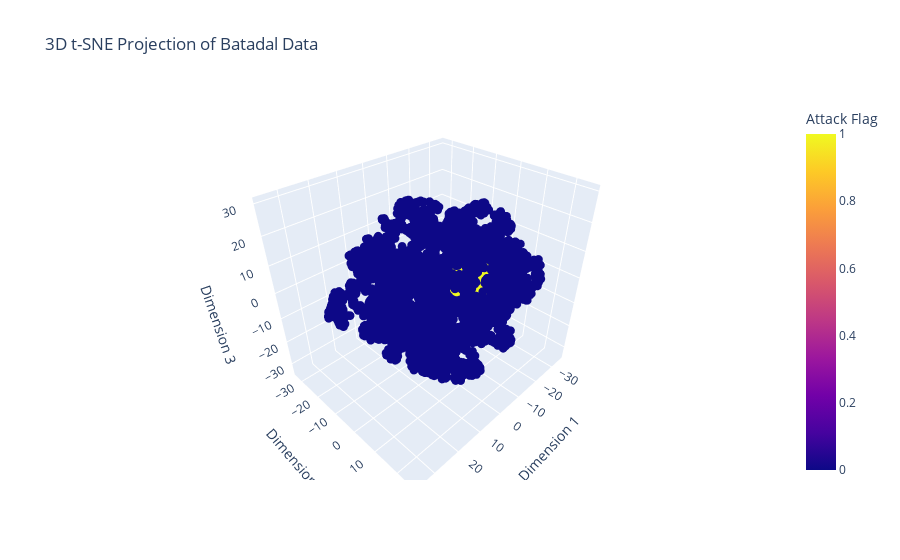
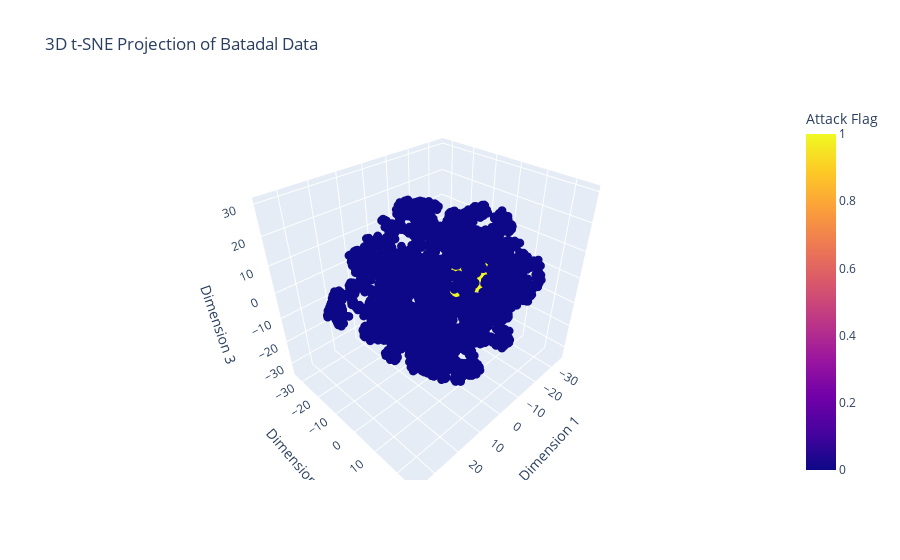

The notebook cell saved with these charts, in order:
### Code cell
import plotly.express as px
from sklearn.manifold import TSNE

# Normaliser les données avant d'utiliser t-SNE
scaler = StandardScaler()

for i in range(1,3):
    X_scaled = scaler.fit_transform(batadal_fixed_copy[f"T{i}"])

    # t-SNE to reduce to 3 dimensions
    tnse = TSNE(n_components=3, random_state=42)
    X_tsne = tnse.fit_transform(X_scaled)

    # Convertir le résultat en DataFrame pour faciliter le traçage
    tsne_df = pd.DataFrame(X_tsne, columns=['Dim1', 'Dim2', 'Dim3'])
    tsne_df['ATT_FLAG'] = y[f"T{i}"].values

    # Tracer les points en 3D, avec couleurs selon ATT_FLAG
    fig = px.scatter_3d(tsne_df, x='Dim1', y='Dim2', z='Dim3', color='ATT_FLAG', 
                        color_discrete_map={0: 'blue', 1: 'red'}, 
                        labels={'ATT_FLAG': 'Attack Flag'}, 
                        title="3D t-SNE Projection of Batadal Data")
    fig.update_traces(marker=dict(size=3))  # Ajuster la taille des points
    fig.update_layout(scene=dict(
                        xaxis_title='Dimension 1',
                        yaxis_title='Dimension 2',
                        zaxis_title='Dimension 3'))

    # Afficher le graphique interactif
    fig.show()

### Figure 1 — Plotly figure (JSON) as saved in the notebook; plotly's stock layout.template omitted (floating-point values rounded to 4 significant figures; data arrays with more than 128 entries replaced by an {"elided": "..."} marker saying what was removed)
{"data": [{"hovertemplate": "Dim1=%{x}<br>Dim2=%{y}<br>Dim3=%{z}<br>Attack Flag=%{marker.color}<extra></extra>", "legendgroup": "", "marker": {"color": {"elided": "12934 int values"}, "coloraxis": "coloraxis", "size": 3, "symbol": "circle"}, "mode": "markers", "name": "", "scene": "scene", "showlegend": false, "type": "scatter3d", "x": {"elided": "12934 float values"}, "y": {"elided": "12934 float values"}, "z": {"elided": "12934 float values"}}], "layout": {"coloraxis": {"colorbar": {"title": {"text": "Attack Flag"}}, "colorscale": [[0, "#0d0887"], [0.1111, "#46039f"], [0.2222, "#7201a8"], [0.3333, "#9c179e"], [0.4444, "#bd3786"], [0.5556, "#d8576b"], [0.6667, "#ed7953"], [0.7778, "#fb9f3a"], [0.8889, "#fdca26"], [1, "#f0f921"]]}, "legend": {"tracegroupgap": 0}, "scene": {"domain": {"x": [0, 1], "y": [0, 1]}, "xaxis": {"title": {"text": "Dimension 1"}}, "yaxis": {"title": {"text": "Dimension 2"}}, "zaxis": {"title": {"text": "Dimension 3"}}}, "title": {"text": "3D t-SNE Projection of Batadal Data"}}}

### Figure 2 — Plotly figure (JSON) as saved in the notebook; plotly's stock layout.template omitted (floating-point values rounded to 4 significant figures; data arrays with more than 128 entries replaced by an {"elided": "..."} marker saying what was removed)
{"data": [{"hovertemplate": "Dim1=%{x}<br>Dim2=%{y}<br>Dim3=%{z}<br>Attack Flag=%{marker.color}<extra></extra>", "legendgroup": "", "marker": {"color": {"elided": "12934 int values"}, "coloraxis": "coloraxis", "size": 3, "symbol": "circle"}, "mode": "markers", "name": "", "scene": "scene", "showlegend": false, "type": "scatter3d", "x": {"elided": "12934 float values"}, "y": {"elided": "12934 float values"}, "z": {"elided": "12934 float values"}}], "layout": {"coloraxis": {"colorbar": {"title": {"text": "Attack Flag"}}, "colorscale": [[0, "#0d0887"], [0.1111, "#46039f"], [0.2222, "#7201a8"], [0.3333, "#9c179e"], [0.4444, "#bd3786"], [0.5556, "#d8576b"], [0.6667, "#ed7953"], [0.7778, "#fb9f3a"], [0.8889, "#fdca26"], [1, "#f0f921"]]}, "legend": {"tracegroupgap": 0}, "scene": {"domain": {"x": [0, 1], "y": [0, 1]}, "xaxis": {"title": {"text": "Dimension 1"}}, "yaxis": {"title": {"text": "Dimension 2"}}, "zaxis": {"title": {"text": "Dimension 3"}}}, "title": {"text": "3D t-SNE Projection of Batadal Data"}}}
